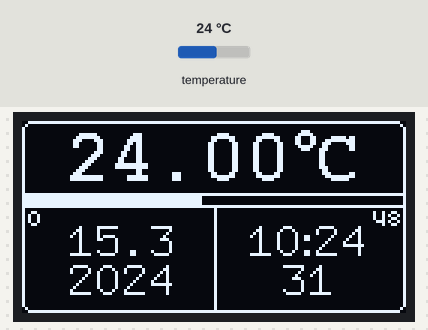
Bench run of a sketch on a simulated Arduino Uno, built with avr-gcc and run on an emulated ATmega328P. Shown: 128×64 one-colour display. The test bench sets the inputs (shaded band); at power-on: temperature 24 °C. The local clock reads 2024-03-15 10:24:30 at power-on unless the sketch sets it.

Above: at 2.2 s.
2.3 s: temperature set to 12 °C
At 4.2 s:
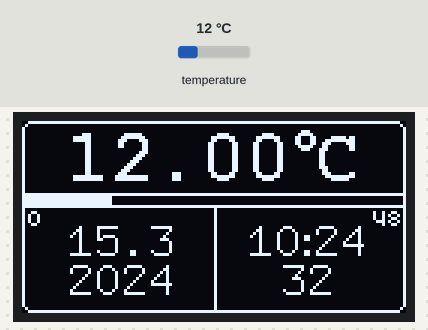
6.0 s: temperature set to 19 °C
At 7.7 s:
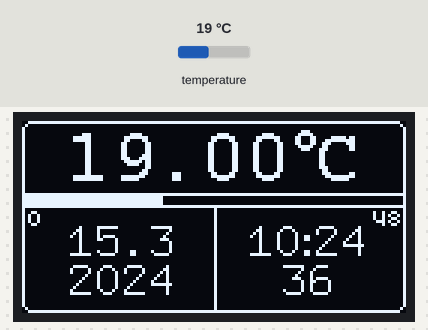
10.1 s: temperature set to 28 °C
At 12.5 s:
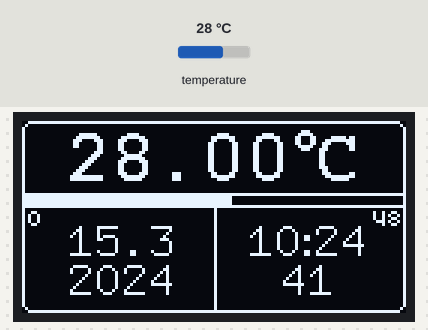
Timing chart, 0 to 14.0 s (numbered marks = the images above; inputs shaded):
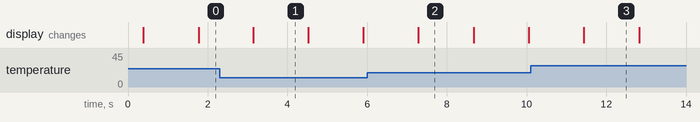

The sketch:

temp_rtc_oled.ino
```cpp
// (licence header left out)
//Include libraries
#include <RTClib.h>
#include <U8glib.h>
#include <LM75A.h>
#include <Wire.h>

//Declare Instances
LM75A temp;
U8GLIB_SSD1306_128X64 oled(U8G_I2C_OPT_NONE);
RTC_DS1307 rtc;

//Declare global variables
DateTime currentTime;
float currentTemp = 0;

void setup() {
  Wire.begin();
  rtc.begin();
  oled.setColorIndex(1);                        //tell the OLED to set pixels ON (white)
}

void loop() {
  currentTime = rtc.now();                      //get current time from RTC in DateTime format
  currentTemp = temp.getTemperatureInDegrees(); //get current temperature from LM75A

  oled.firstPage();                             //tell the OLED to start drawing
  do {
    drawOled();                                 //our function, where everything is drawn
  } while(oled.nextPage());                     //do it while writing is not done
  delay(1000);
}

void drawOled() {
  //Draw the frame, helper lines
  oled.drawRFrame(0,0,128,64,3);
  oled.drawLine(0, 24, 128, 24);
  oled.drawLine(64, 28, 64, 64);
  oled.drawLine(0, 28, 128, 28);

  //Draw the temperature box in middle, scaled by 2,5 (since we dont need to go to 128 degrees, 48 is enough)
  oled.drawBox(0, 25, currentTemp*2.5, 3);

  //Draw the temperature with "°C" symbol made of "C" character and two circles (as "°" symbol)
  oled.setFont(u8g_font_courB18);
  oled.setPrintPos(15,20);
  oled.print(currentTemp);
  oled.drawCircle(94, 6, 3);
  oled.drawCircle(94, 6, 2);
  oled.setPrintPos(98,20);
  oled.print("C");

  //Drawt the date, month and day on first line and year on second line
  oled.setFont(u8g_font_9x15);
  oled.setPrintPos(15, 45);
  if(currentTime.day() < 10) {      //draw "0" if month is lower than 10th (prettier)
    oled.print("0");
    oled.setPrintPos(25, 45);
  }
  oled.print(currentTime.day());
  oled.setPrintPos(32, 45);
  oled.print(".");
  oled.setPrintPos(42, 45);
  oled.print(currentTime.month());
  oled.setPrintPos(15, 58);
  oled.print(currentTime.year());

  //Draw the time, again, hours and minutes on first line and seconds on second line
  oled.setPrintPos(75,45);
  if(currentTime.hour() < 10) {     //draw "0" if there is less than 10 hours (prettier)
    oled.print("0");
    oled.setPrintPos(85, 45);
  }
  oled.print(currentTime.hour());
  oled.setPrintPos(90,45);
  oled.print(":");
  oled.setPrintPos(97, 45);
  if(currentTime.minute() < 10) {   //draw "0" if there is less than 10 minutes (prettier)
    oled.print("0");
    oled.setPrintPos(107, 45);
  }
  oled.print(currentTime.minute());

  oled.setPrintPos(86, 58);
  if(currentTime.second() < 10) {   //draw "0" if there is less than 10 seconds (prettier)
    oled.print("0");
    oled.setPrintPos(96, 58);
  }
  oled.print(currentTime.second());

  //Draw the temperature box legend
  oled.setFont(u8g_font_baby);
  oled.setPrintPos(2, 35);
  oled.print("O");
  oled.setPrintPos(117, 35);
  oled.print("48");
}
```

Measured:
- what the display in image 1 shows lasts 1.4 s, from 3.1 s to 4.5 s
